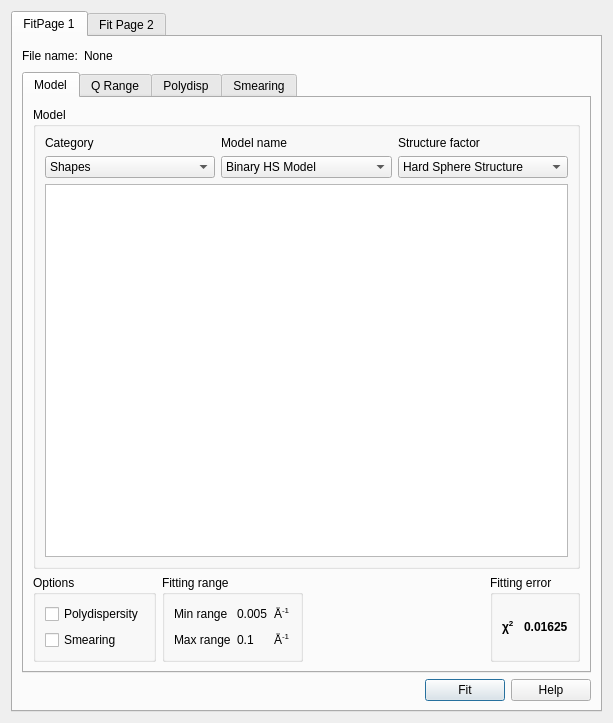
<?xml version="1.0" encoding="UTF-8"?>
<ui version="4.0">
 <class>Dialog</class>
 <widget class="QDialog" name="Dialog">
  <property name="geometry">
   <rect>
    <x>0</x>
    <y>0</y>
    <width>613</width>
    <height>723</height>
   </rect>
  </property>
  <property name="windowTitle">
   <string>Dialog</string>
  </property>
  <layout class="QGridLayout" name="gridLayout_15">
   <item row="0" column="0">
    <widget class="QTabWidget" name="tabWidget">
     <property name="currentIndex">
      <number>0</number>
     </property>
     <widget class="QWidget" name="tab">
      <attribute name="title">
       <string>FitPage 1</string>
      </attribute>
      <layout class="QGridLayout" name="gridLayout_20">
       <item row="0" column="0">
        <widget class="QLabel" name="label">
         <property name="text">
          <string>File name:</string>
         </property>
        </widget>
       </item>
       <item row="0" column="1">
        <widget class="QLabel" name="label_22">
         <property name="text">
          <string>None</string>
         </property>
        </widget>
       </item>
       <item row="0" column="2">
        <spacer name="horizontalSpacer_4">
         <property name="orientation">
          <enum>Qt::Horizontal</enum>
         </property>
         <property name="sizeHint" stdset="0">
          <size>
           <width>482</width>
           <height>20</height>
          </size>
         </property>
        </spacer>
       </item>
       <item row="2" column="2">
        <layout class="QHBoxLayout" name="horizontalLayout">
         <item>
          <spacer name="horizontalSpacer">
           <property name="orientation">
            <enum>Qt::Horizontal</enum>
           </property>
           <property name="sizeHint" stdset="0">
            <size>
             <width>40</width>
             <height>20</height>
            </size>
           </property>
          </spacer>
         </item>
         <item>
          <widget class="QPushButton" name="pushButton">
           <property name="text">
            <string>Fit</string>
           </property>
          </widget>
         </item>
         <item>
          <widget class="QPushButton" name="pushButton_2">
           <property name="text">
            <string>Help</string>
           </property>
          </widget>
         </item>
        </layout>
       </item>
       <item row="1" column="0" colspan="3">
        <widget class="QTabWidget" name="tabWidget_2">
         <property name="currentIndex">
          <number>0</number>
         </property>
         <widget class="QWidget" name="tab_3">
          <attribute name="title">
           <string>Model</string>
          </attribute>
          <layout class="QGridLayout" name="gridLayout_19">
           <item row="0" column="0" colspan="4">
            <widget class="QGroupBox" name="groupBox_6">
             <property name="sizePolicy">
              <sizepolicy hsizetype="Expanding" vsizetype="Expanding">
               <horstretch>0</horstretch>
               <verstretch>0</verstretch>
              </sizepolicy>
             </property>
             <property name="title">
              <string>Model </string>
             </property>
             <layout class="QGridLayout" name="gridLayout_2">
              <item row="0" column="0">
               <layout class="QGridLayout" name="gridLayout">
                <item row="0" column="0">
                 <widget class="QLabel" name="label_2">
                  <property name="text">
                   <string>Category</string>
                  </property>
                 </widget>
                </item>
                <item row="0" column="1">
                 <widget class="QLabel" name="label_3">
                  <property name="text">
                   <string>Model name</string>
                  </property>
                 </widget>
                </item>
                <item row="0" column="2">
                 <widget class="QLabel" name="label_4">
                  <property name="text">
                   <string>Structure factor</string>
                  </property>
                 </widget>
                </item>
                <item row="1" column="0">
                 <widget class="QComboBox" name="comboBox">
                  <item>
                   <property name="text">
                    <string>Shapes</string>
                   </property>
                  </item>
                  <item>
                   <property name="text">
                    <string>Shape-independent</string>
                   </property>
                  </item>
                 </widget>
                </item>
                <item row="1" column="1">
                 <widget class="QComboBox" name="comboBox_2">
                  <item>
                   <property name="text">
                    <string>Binary HS Model</string>
                   </property>
                  </item>
                  <item>
                   <property name="text">
                    <string>None</string>
                   </property>
                  </item>
                 </widget>
                </item>
                <item row="1" column="2">
                 <widget class="QComboBox" name="comboBox_3">
                  <item>
                   <property name="text">
                    <string>Hard Sphere Structure</string>
                   </property>
                  </item>
                  <item>
                   <property name="text">
                    <string>None</string>
                   </property>
                  </item>
                 </widget>
                </item>
               </layout>
              </item>
              <item row="1" column="0">
               <widget class="QTableView" name="tableView">
                <property name="styleSheet">
                 <string notr="true"/>
                </property>
                <property name="selectionMode">
                 <enum>QAbstractItemView::ExtendedSelection</enum>
                </property>
               </widget>
              </item>
             </layout>
            </widget>
           </item>
           <item row="1" column="0">
            <widget class="QGroupBox" name="groupBox_7">
             <property name="title">
              <string>Options </string>
             </property>
             <layout class="QGridLayout" name="gridLayout_16">
              <item row="0" column="0">
               <widget class="QCheckBox" name="checkBox_3">
                <property name="enabled">
                 <bool>true</bool>
                </property>
                <property name="text">
                 <string>Polydispersity</string>
                </property>
                <property name="checkable">
                 <bool>true</bool>
                </property>
               </widget>
              </item>
              <item row="1" column="0">
               <widget class="QCheckBox" name="checkBox_4">
                <property name="enabled">
                 <bool>true</bool>
                </property>
                <property name="text">
                 <string>Smearing</string>
                </property>
                <property name="checkable">
                 <bool>true</bool>
                </property>
               </widget>
              </item>
             </layout>
            </widget>
           </item>
           <item row="1" column="1">
            <widget class="QGroupBox" name="groupBox_8">
             <property name="title">
              <string>Fitting range </string>
             </property>
             <layout class="QGridLayout" name="gridLayout_17">
              <item row="0" column="0">
               <layout class="QGridLayout" name="gridLayout_8">
                <item row="0" column="0">
                 <widget class="QLabel" name="label_16">
                  <property name="text">
                   <string>Min range</string>
                  </property>
                 </widget>
                </item>
                <item row="0" column="1">
                 <widget class="QLabel" name="label_20">
                  <property name="text">
                   <string>0.005</string>
                  </property>
                 </widget>
                </item>
                <item row="0" column="2">
                 <widget class="QLabel" name="label_17">
                  <property name="text">
                   <string>&lt;html&gt;&lt;head/&gt;&lt;body&gt;&lt;p&gt;Å&lt;span style=&quot; vertical-align:super;&quot;&gt;-1&lt;/span&gt;&lt;/p&gt;&lt;/body&gt;&lt;/html&gt;</string>
                  </property>
                 </widget>
                </item>
                <item row="1" column="0">
                 <widget class="QLabel" name="label_18">
                  <property name="text">
                   <string>Max range</string>
                  </property>
                 </widget>
                </item>
                <item row="1" column="1">
                 <widget class="QLabel" name="label_21">
                  <property name="text">
                   <string>0.1</string>
                  </property>
                 </widget>
                </item>
                <item row="1" column="2">
                 <widget class="QLabel" name="label_19">
                  <property name="text">
                   <string>&lt;html&gt;&lt;head/&gt;&lt;body&gt;&lt;p&gt;Å&lt;span style=&quot; vertical-align:super;&quot;&gt;-1&lt;/span&gt;&lt;/p&gt;&lt;/body&gt;&lt;/html&gt;</string>
                  </property>
                 </widget>
                </item>
               </layout>
              </item>
             </layout>
            </widget>
           </item>
           <item row="1" column="2">
            <spacer name="horizontalSpacer_3">
             <property name="orientation">
              <enum>Qt::Horizontal</enum>
             </property>
             <property name="sizeHint" stdset="0">
              <size>
               <width>207</width>
               <height>20</height>
              </size>
             </property>
            </spacer>
           </item>
           <item row="1" column="3">
            <widget class="QGroupBox" name="groupBox_9">
             <property name="title">
              <string>Fitting error</string>
             </property>
             <layout class="QGridLayout" name="gridLayout_18">
              <item row="0" column="0">
               <layout class="QHBoxLayout" name="horizontalLayout_2">
                <item>
                 <widget class="QLabel" name="label_23">
                  <property name="text">
                   <string>&lt;html&gt;&lt;head/&gt;&lt;body&gt;&lt;p&gt;&lt;span style=&quot; font-weight:600;&quot;&gt;χ&lt;/span&gt;&lt;span style=&quot; font-weight:600; vertical-align:super;&quot;&gt;2&lt;/span&gt;&lt;/p&gt;&lt;/body&gt;&lt;/html&gt;</string>
                  </property>
                 </widget>
                </item>
                <item>
                 <widget class="QLabel" name="label_24">
                  <property name="text">
                   <string>&lt;html&gt;&lt;head/&gt;&lt;body&gt;&lt;p&gt;&lt;span style=&quot; font-weight:600;&quot;&gt;0.01625&lt;/span&gt;&lt;/p&gt;&lt;/body&gt;&lt;/html&gt;</string>
                  </property>
                 </widget>
                </item>
               </layout>
              </item>
             </layout>
            </widget>
           </item>
          </layout>
         </widget>
         <widget class="QWidget" name="QRanges">
          <attribute name="title">
           <string>Q Range</string>
          </attribute>
          <layout class="QGridLayout" name="gridLayout_7">
           <item row="0" column="0">
            <widget class="QGroupBox" name="groupBox">
             <property name="title">
              <string>Fitting range</string>
             </property>
             <layout class="QGridLayout" name="gridLayout_4">
              <item row="0" column="0" rowspan="2">
               <layout class="QGridLayout" name="gridLayout_3">
                <item row="0" column="0">
                 <widget class="QLabel" name="label_5">
                  <property name="text">
                   <string>Min range</string>
                  </property>
                 </widget>
                </item>
                <item row="0" column="1">
                 <widget class="QLineEdit" name="lineEdit"/>
                </item>
                <item row="0" column="2">
                 <widget class="QLabel" name="label_7">
                  <property name="text">
                   <string>&lt;html&gt;&lt;head/&gt;&lt;body&gt;&lt;p&gt;Å&lt;span style=&quot; vertical-align:super;&quot;&gt;-1&lt;/span&gt;&lt;/p&gt;&lt;/body&gt;&lt;/html&gt;</string>
                  </property>
                 </widget>
                </item>
                <item row="1" column="0">
                 <widget class="QLabel" name="label_6">
                  <property name="text">
                   <string>Max range</string>
                  </property>
                 </widget>
                </item>
                <item row="1" column="1">
                 <widget class="QLineEdit" name="lineEdit_2"/>
                </item>
                <item row="1" column="2">
                 <widget class="QLabel" name="label_8">
                  <property name="text">
                   <string>&lt;html&gt;&lt;head/&gt;&lt;body&gt;&lt;p&gt;Å&lt;span style=&quot; vertical-align:super;&quot;&gt;-1&lt;/span&gt;&lt;/p&gt;&lt;/body&gt;&lt;/html&gt;</string>
                  </property>
                 </widget>
                </item>
               </layout>
              </item>
              <item row="0" column="1" rowspan="2">
               <spacer name="horizontalSpacer_5">
                <property name="orientation">
                 <enum>Qt::Horizontal</enum>
                </property>
                <property name="sizeHint" stdset="0">
                 <size>
                  <width>217</width>
                  <height>20</height>
                 </size>
                </property>
               </spacer>
              </item>
              <item row="0" column="2">
               <widget class="QPushButton" name="pushButton_3">
                <property name="text">
                 <string>Reset</string>
                </property>
               </widget>
              </item>
              <item row="1" column="2">
               <widget class="QPushButton" name="pushButton_4">
                <property name="text">
                 <string>Mask Editor</string>
                </property>
               </widget>
              </item>
             </layout>
            </widget>
           </item>
           <item row="1" column="0">
            <widget class="QGroupBox" name="groupBox_2">
             <property name="title">
              <string>Data points</string>
             </property>
             <layout class="QGridLayout" name="gridLayout_6">
              <item row="0" column="0">
               <layout class="QGridLayout" name="gridLayout_5">
                <item row="0" column="0">
                 <widget class="QLabel" name="label_10">
                  <property name="text">
                   <string>Npts</string>
                  </property>
                 </widget>
                </item>
                <item row="0" column="1">
                 <widget class="QLineEdit" name="lineEdit_3"/>
                </item>
                <item row="0" column="2">
                 <widget class="QCheckBox" name="checkBox">
                  <property name="text">
                   <string>Log spaced points</string>
                  </property>
                 </widget>
                </item>
                <item row="1" column="0">
                 <widget class="QLabel" name="label_11">
                  <property name="text">
                   <string>Npts(Fit)</string>
                  </property>
                 </widget>
                </item>
                <item row="1" column="1">
                 <widget class="QLineEdit" name="lineEdit_4"/>
                </item>
                <item row="2" column="0">
                 <widget class="QLabel" name="label_12">
                  <property name="text">
                   <string>&lt;html&gt;&lt;head/&gt;&lt;body&gt;&lt;p&gt;χ&lt;span style=&quot; vertical-align:super;&quot;&gt;2&lt;/span&gt;/Npts&lt;/p&gt;&lt;/body&gt;&lt;/html&gt;</string>
                  </property>
                 </widget>
                </item>
                <item row="2" column="1">
                 <widget class="QLineEdit" name="lineEdit_5"/>
                </item>
                <item row="2" column="3">
                 <widget class="QPushButton" name="pushButton_5">
                  <property name="text">
                   <string>Compute</string>
                  </property>
                 </widget>
                </item>
               </layout>
              </item>
             </layout>
            </widget>
           </item>
           <item row="2" column="0">
            <spacer name="verticalSpacer">
             <property name="orientation">
              <enum>Qt::Vertical</enum>
             </property>
             <property name="sizeHint" stdset="0">
              <size>
               <width>20</width>
               <height>347</height>
              </size>
             </property>
            </spacer>
           </item>
          </layout>
         </widget>
         <widget class="QWidget" name="tab_4">
          <attribute name="title">
           <string>Polydisp</string>
          </attribute>
          <layout class="QGridLayout" name="gridLayout_10">
           <item row="0" column="0">
            <widget class="QGroupBox" name="groupBox_3">
             <property name="title">
              <string>Polydispersity and Orientational Distribution</string>
             </property>
             <layout class="QGridLayout" name="gridLayout_9">
              <item row="0" column="0">
               <widget class="QCheckBox" name="checkBox_2">
                <property name="text">
                 <string>Add polydispersity</string>
                </property>
               </widget>
              </item>
              <item row="1" column="0">
               <widget class="QTableView" name="tableView_2"/>
              </item>
             </layout>
            </widget>
           </item>
          </layout>
         </widget>
         <widget class="QWidget" name="tab_5">
          <attribute name="title">
           <string>Smearing</string>
          </attribute>
          <layout class="QGridLayout" name="gridLayout_14">
           <item row="0" column="0">
            <widget class="QGroupBox" name="groupBox_4">
             <property name="title">
              <string>Instrumental Smearing</string>
             </property>
             <layout class="QGridLayout" name="gridLayout_13">
              <item row="0" column="0">
               <widget class="QComboBox" name="comboBox_4">
                <property name="currentIndex">
                 <number>2</number>
                </property>
                <item>
                 <property name="text">
                  <string>None</string>
                 </property>
                </item>
                <item>
                 <property name="text">
                  <string>Use dQ Data</string>
                 </property>
                </item>
                <item>
                 <property name="text">
                  <string>Custom Pinhole Smear</string>
                 </property>
                </item>
                <item>
                 <property name="text">
                  <string>Custom Slit Smear</string>
                 </property>
                </item>
               </widget>
              </item>
              <item row="0" column="1">
               <layout class="QGridLayout" name="gridLayout_11">
                <item row="0" column="0">
                 <widget class="QLabel" name="label_9">
                  <property name="text">
                   <string>&lt;html&gt;&lt;head/&gt;&lt;body&gt;&lt;p&gt;dQ&lt;span style=&quot; vertical-align:sub;&quot;&gt;low&lt;/span&gt;&lt;/p&gt;&lt;/body&gt;&lt;/html&gt;</string>
                  </property>
                 </widget>
                </item>
                <item row="0" column="1">
                 <widget class="QLineEdit" name="lineEdit_6"/>
                </item>
                <item row="0" column="2">
                 <widget class="QLabel" name="label_14">
                  <property name="text">
                   <string>&lt;html&gt;&lt;head/&gt;&lt;body&gt;&lt;p&gt;Å&lt;span style=&quot; vertical-align:super;&quot;&gt;-1&lt;/span&gt;&lt;/p&gt;&lt;/body&gt;&lt;/html&gt;</string>
                  </property>
                 </widget>
                </item>
                <item row="1" column="0">
                 <widget class="QLabel" name="label_13">
                  <property name="text">
                   <string>&lt;html&gt;&lt;head/&gt;&lt;body&gt;&lt;p&gt;dQ&lt;span style=&quot; vertical-align:sub;&quot;&gt;high&lt;/span&gt;&lt;/p&gt;&lt;/body&gt;&lt;/html&gt;</string>
                  </property>
                 </widget>
                </item>
                <item row="1" column="1">
                 <widget class="QLineEdit" name="lineEdit_7"/>
                </item>
                <item row="1" column="2">
                 <widget class="QLabel" name="label_15">
                  <property name="text">
                   <string>&lt;html&gt;&lt;head/&gt;&lt;body&gt;&lt;p&gt;Å&lt;span style=&quot; vertical-align:super;&quot;&gt;-1&lt;/span&gt;&lt;/p&gt;&lt;/body&gt;&lt;/html&gt;</string>
                  </property>
                 </widget>
                </item>
               </layout>
              </item>
              <item row="0" column="2">
               <spacer name="horizontalSpacer_2">
                <property name="orientation">
                 <enum>Qt::Horizontal</enum>
                </property>
                <property name="sizeHint" stdset="0">
                 <size>
                  <width>71</width>
                  <height>20</height>
                 </size>
                </property>
               </spacer>
              </item>
              <item row="1" column="0">
               <widget class="QGroupBox" name="groupBox_5">
                <property name="title">
                 <string>Weighting</string>
                </property>
                <layout class="QGridLayout" name="gridLayout_12">
                 <item row="0" column="0">
                  <layout class="QVBoxLayout" name="verticalLayout">
                   <item>
                    <widget class="QRadioButton" name="radioButton">
                     <property name="text">
                      <string>None</string>
                     </property>
                    </widget>
                   </item>
                   <item>
                    <widget class="QRadioButton" name="radioButton_2">
                     <property name="text">
                      <string>Use dI Data</string>
                     </property>
                    </widget>
                   </item>
                   <item>
                    <widget class="QRadioButton" name="radioButton_3">
                     <property name="text">
                      <string>Use |sqrt(I Data)|</string>
                     </property>
                    </widget>
                   </item>
                   <item>
                    <widget class="QRadioButton" name="radioButton_4">
                     <property name="text">
                      <string>Use |I Data|</string>
                     </property>
                    </widget>
                   </item>
                  </layout>
                 </item>
                </layout>
               </widget>
              </item>
             </layout>
             <zorder>comboBox_4</zorder>
             <zorder>groupBox_5</zorder>
             <zorder>horizontalSpacer_2</zorder>
            </widget>
           </item>
           <item row="1" column="0">
            <spacer name="verticalSpacer_2">
             <property name="orientation">
              <enum>Qt::Vertical</enum>
             </property>
             <property name="sizeHint" stdset="0">
              <size>
               <width>20</width>
               <height>340</height>
              </size>
             </property>
            </spacer>
           </item>
          </layout>
         </widget>
        </widget>
       </item>
      </layout>
     </widget>
     <widget class="QWidget" name="tab_2">
      <attribute name="title">
       <string>Fit Page 2</string>
      </attribute>
     </widget>
    </widget>
   </item>
  </layout>
 </widget>
 <resources/>
 <connections/>
</ui>
